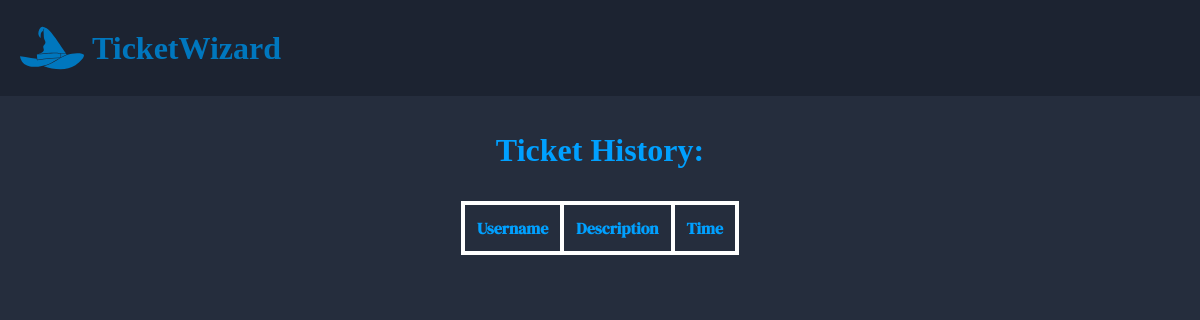
The page /pages/ticketHistory.php?id=3 (signed in) on the database as committed earlier.
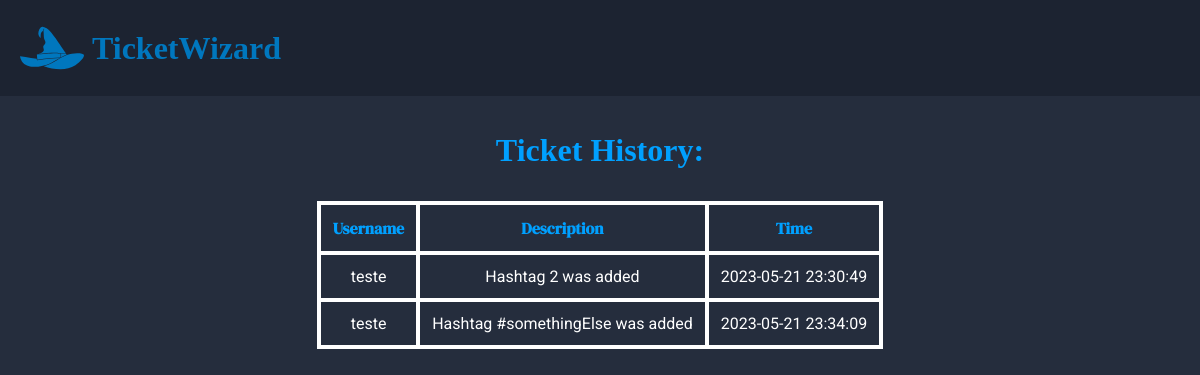
The same page on the database as committed later.
### tables this page shows
CREATE TABLE Event(
--ID'S
    id INTEGER PRIMARY KEY AUTOINCREMENT,
    user_id INTEGER,
    ticket_id INTEGER NOT NULL,


    --CONTENT
    title VARCHAR(100) NOT NULL,
    content TEXT NOT NULL,
    created_at DEFAULT CURRENT_TIMESTAMP,

    --FOREIGN KEYS
    FOREIGN KEY (user_id) REFERENCES User(id),
    FOREIGN KEY (ticket_id) REFERENCES Ticket(id)

);

CREATE TABLE User (
    --ID'S
    id INTEGER PRIMARY KEY AUTOINCREMENT,

    --CONTENT
    username VARCHAR(50) NOT NULL,
    password VARCHAR(50) NOT NULL,
    email VARCHAR(50) NOT NULL,
    full_name VARCHAR(100) NOT NULL,
    image VARCHAR(100),
    created_at TIMESTAMP DEFAULT CURRENT_TIMESTAMP
);

### database/Ticket.class.php (called while the page is built, shortened)
<?php
function getEvents($db,$id){
    $stmt = $db->prepare('
    SELECT *
    FROM Event
    WHERE ticket_id = ?
    ');
    $stmt->execute(array($id));
    $events = $stmt->fetchAll();
    return $events;
}

### database/User.class.php (called while the page is built, shortened)
<?php
class User{
    public function __construct(?int $id, string $username, string $password, string $email, string $fullName,string $image) {
        $this->fullName = $fullName;
    }
    static function getUser($db, int $id) {
        $stmt = $db->prepare('
        SELECT *
        FROM User
        WHERE id = ?
        ');
        $stmt->execute(array($id));
        $user = $stmt->fetch();
        return new User(
            $user['id'],
            $user['username'],
            $user['password'],
            $user['email'],
            $user['full_name'],
            $user['image']
        );
    }
}
?>

### templates/ticketHistory.tpl.php (the view, shortened to what this page needs)
<?php function drawTicketHistory($db, $events) { ?>
    <!DOCTYPE html>
    <html lang="en">
        <head>
            <link rel="stylesheet" href="../style/constants.css">
            <link rel="stylesheet" href="../style/navigation.css">
            <link rel="stylesheet" href="../style/ticketHistory.css">
        </head>
        <body>
        <header>
            <div class="logo" onclick="history.back()">
                <h1 class="unselectable">TicketWizard</h1>
            </div>
        </header>
            <main>
                <div class="main-content">
                    <h1 class="history-title">Ticket History:</h1>
                    <table class="history-table">
                        <tr>
                            <th>Username</th>
                            <th>Description</th>
                            <th>Time</th>
                        </tr>
                        <?php foreach ($events as $event) : ?>
                            <tr>
                                <?php
                                    $user = User::getUser($db, $event['user_id']);
                                ?>
                                <td><?= $user->fullName; ?></td>
                                <td><?= $event['content']; ?></td>
                                <td><?= $event['created_at']; ?></td>
                            </tr>
                        <?php endforeach; ?>
                    </table>
                </div>
            </main>
        </body>
    </html>
<?php } ?>

Rows that differ between the two databases and show on the page:
added event: user.full_name "teste", content "Hashtag 2 was added", created_at "2023-05-21 23:30:49"
added event: user.full_name "teste", content "Hashtag #somethingElse was added", created_at "2023-05-21 23:34:09"
